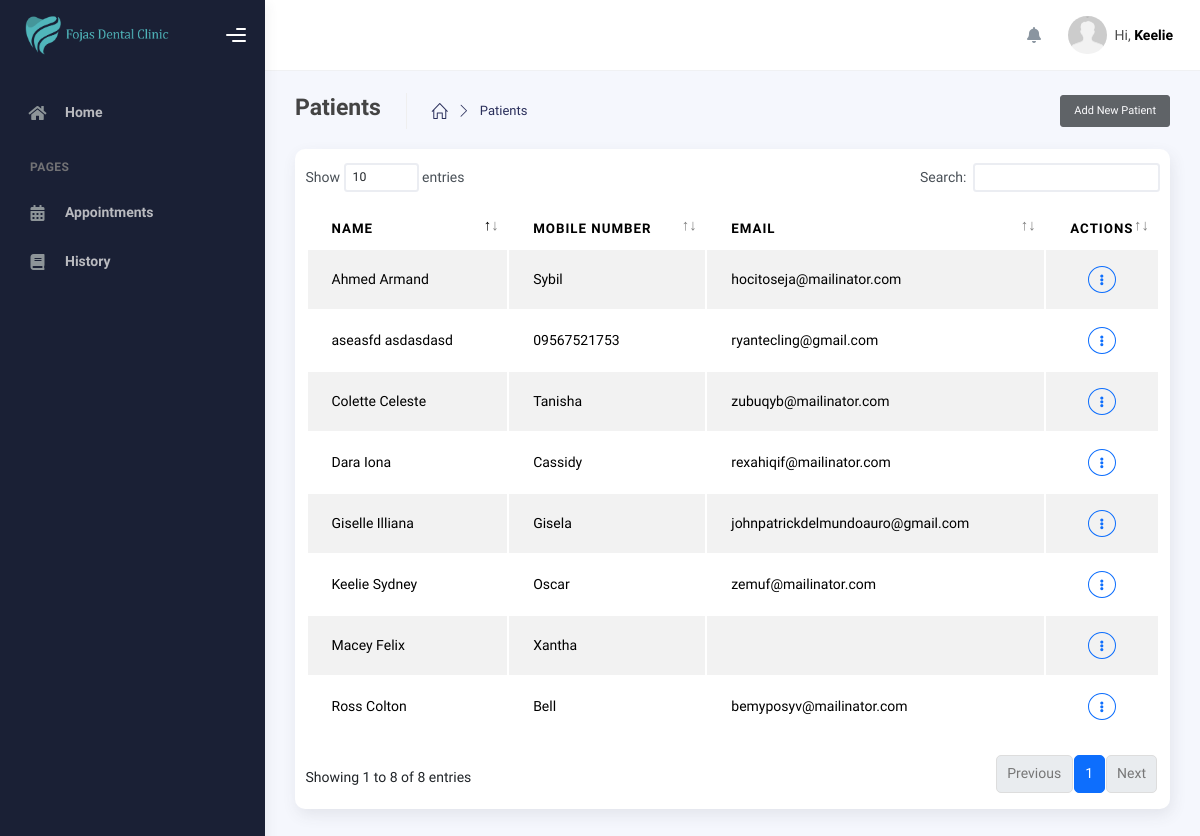
/modules/admin/patients.php (signed in), run on the app's committed database.
### tables this page shows
CREATE TABLE `users` (
  `id` int(11) NOT NULL,
  `user_id` int(100) NOT NULL,
  `role_id` int(11) NOT NULL,
  `first_name` varchar(250) NOT NULL,
  `middle_name` varchar(255) NOT NULL,
  `last_name` varchar(255) NOT NULL,
  `mobile_number` varchar(255) NOT NULL,
  `email` varchar(255) DEFAULT NULL,
  `password` varchar(255) NOT NULL,
  `date_of_birth` date NOT NULL,
  `date_created` date NOT NULL,
  `date_updated` date NOT NULL,
  `token` varchar(255) DEFAULT NULL,
  `address` varchar(255) DEFAULT NULL,
  `otp` varchar(100) DEFAULT NULL
);

### modules/queries/Users/patients.php (called while the page is built, shortened)
<?php
function getAllPatients($conn, $role) {
  $sql = "SELECT users.user_id,
      users.first_name,
      users.middle_name,
      users.last_name,
      users.mobile_number,
      users.email,
      users.password,
      users.date_of_birth,
      users.address,
      appointments.appointment_id,
      appointments.concern,
      appointments.confirmed,
      appointments.appointment_date,
      appointments.remarks
    FROM users
    LEFT JOIN appointments
    ON users.user_id = appointments.user_id
    WHERE users.role_id = ?";
  $stmt = mysqli_prepare($conn, $sql);
  mysqli_stmt_bind_param($stmt, "i", $role);
  mysqli_stmt_execute($stmt);
  return mysqli_stmt_get_result($stmt);
}

### modules/admin/patients.php (the view, shortened to what this page needs)
<?php
include_once($_SERVER['DOCUMENT_ROOT'] . '/dental_appointment/includes/header.php');
include_once($_SERVER['DOCUMENT_ROOT'] . '/dental_appointment/modules/queries/Users/patients.php');
?>
    <div class="wrapper">
        <?php include '../../includes/sidebar.php'; ?>
      <div class="main-panel">
        <?php include '../../includes/topbar.php'; ?>
        <div class="container">
          <div class="page-inner">
            <div class="page-header">
                <span class="d-flex justify-content-between align-items-center w-100">
                    <span class="d-flex">
                        <h4 class="page-title">Patients</h4>
                        <ul class="breadcrumbs d-flex justify-items-center align-items-center">
                            <li class="nav-home">
                            <a href="dashboard.php">
                                <i class="icon-home"></i>
                            </a>
                            </li>
                            <li class="separator">
                                <i class="icon-arrow-right"></i>
                            </li>
                            <li class="nav-item">
                                <a href="#">Patients</a>
                            </li>
                        </ul>
                    </span>
                    <a href="add-patient.php" class="btn btn-sm btn-dark op-7">Add New Patient</a>
                </span>
            </div>
            <div class="page-category">
                <div class="card py-3">
                    <div class="table-responsive">
                    <table id="dataTable" class="display table table-striped table-hover">
                        <thead>
                            <tr>
                                <th>Name</th>
                                <th>Mobile Number</th>
                                <th>Email</th>
                                <th style="width: 10%;">Actions</th>
                            </tr>
                        </thead>
                        <tbody>
                        <?php
                            $run_patients = getAllPatients($conn, "1");
                            if(mysqli_num_rows($run_patients) > 0){
                                foreach($run_patients as $row_patients){
                                    ?>
                                    <tr>
                                        <td><?php echo $row_patients['first_name'] . " " . $row_patients['last_name']?></td>
                                        <td><?php echo $row_patients['mobile_number']?></td>
                                        <td><?php echo $row_patients['email']?></td>
                                        <td class="d-flex justify-content-center">
                                            <div class="dropdown">
                                                <a class="btn btn-sm btn-outline-primary rounded-circle d-flex justify-content-center align-items-center" style="width: 12px;" data-bs-toggle="dropdown" aria-expanded="false">
                                                    <i class="fas fa-ellipsis-v"></i>
                                                </a>
                                            </div>
                                        </td>
                                    </tr>
                                    <?php
                                }
                            }
                            ?>
                        </tbody>
                        </table>
                    </div>
                </div>
            </div>
          </div>
        </div>
      </div>
    </div>
<?php
include_once($_SERVER['DOCUMENT_ROOT'] . '/dental_appointment/includes/scripts.php');
?>

### data on the page
users: first_name "Keelie", last_name "Sydney", mobile_number "Oscar", email "zemuf@mailinator.com"
users: first_name "Macey", last_name "Felix", mobile_number "Xantha"
users: first_name "Colette", last_name "Celeste", mobile_number "Tanisha", email "zubuqyb@mailinator.com"
users: first_name "Dara", last_name "Iona", mobile_number "Cassidy", email "rexahiqif@mailinator.com"
users: first_name "Ross", last_name "Colton", mobile_number "Bell", email "bemyposyv@mailinator.com"
users: first_name "Giselle", last_name "Illiana", mobile_number "Gisela", email "johnpatrickdelmundoauro@gmail.com"
users: first_name "Ahmed", last_name "Armand", mobile_number "Sybil", email "hocitoseja@mailinator.com"
users: first_name "aseasfd", last_name "asdasdasd", mobile_number "09567521753", email "ryantecling@gmail.com"

### other printed values
$first_name "Keelie"
